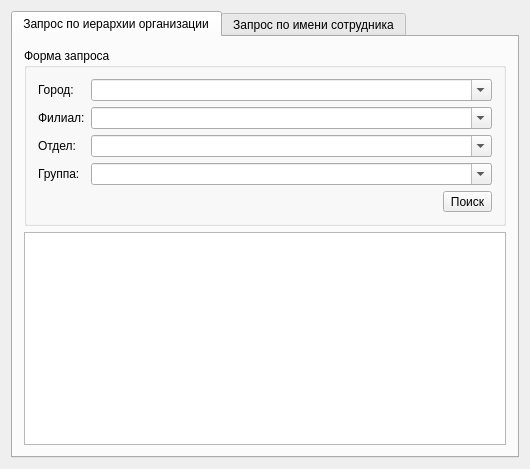
<?xml version="1.0" encoding="UTF-8"?>
<ui version="4.0">
 <class>Widget</class>
 <widget class="QWidget" name="Widget">
  <property name="windowModality">
   <enum>Qt::NonModal</enum>
  </property>
  <property name="geometry">
   <rect>
    <x>0</x>
    <y>0</y>
    <width>530</width>
    <height>469</height>
   </rect>
  </property>
  <property name="minimumSize">
   <size>
    <width>530</width>
    <height>400</height>
   </size>
  </property>
  <property name="windowTitle">
   <string>Лабораторная работа 4 - хеш-таблицы</string>
  </property>
  <layout class="QVBoxLayout" name="verticalLayout_3">
   <item>
    <widget class="QTabWidget" name="tabWidget">
     <property name="currentIndex">
      <number>0</number>
     </property>
     <widget class="QWidget" name="tab">
      <attribute name="title">
       <string>Запрос по иерархии организации</string>
      </attribute>
      <layout class="QVBoxLayout" name="verticalLayout_2">
       <item>
        <widget class="QGroupBox" name="requestform">
         <property name="title">
          <string>Форма запроса</string>
         </property>
         <layout class="QVBoxLayout" name="verticalLayout">
          <item>
           <layout class="QFormLayout" name="formLayout">
            <item row="1" column="1">
             <widget class="QComboBox" name="cityInput">
              <property name="toolTip">
               <string>Город</string>
              </property>
              <property name="editable">
               <bool>true</bool>
              </property>
              <property name="duplicatesEnabled">
               <bool>false</bool>
              </property>
              <property name="frame">
               <bool>true</bool>
              </property>
             </widget>
            </item>
            <item row="2" column="1">
             <widget class="QComboBox" name="branchInput">
              <property name="toolTip">
               <string>Филиал</string>
              </property>
              <property name="editable">
               <bool>true</bool>
              </property>
             </widget>
            </item>
            <item row="3" column="1">
             <widget class="QComboBox" name="departmentInput">
              <property name="toolTip">
               <string>Отдел</string>
              </property>
              <property name="editable">
               <bool>true</bool>
              </property>
             </widget>
            </item>
            <item row="4" column="1">
             <widget class="QComboBox" name="groupInput">
              <property name="toolTip">
               <string>Группа</string>
              </property>
              <property name="editable">
               <bool>true</bool>
              </property>
             </widget>
            </item>
            <item row="1" column="0">
             <widget class="QLabel" name="label">
              <property name="minimumSize">
               <size>
                <width>0</width>
                <height>0</height>
               </size>
              </property>
              <property name="text">
               <string>Город:</string>
              </property>
             </widget>
            </item>
            <item row="2" column="0">
             <widget class="QLabel" name="label_2">
              <property name="text">
               <string>Филиал:</string>
              </property>
             </widget>
            </item>
            <item row="3" column="0">
             <widget class="QLabel" name="label_3">
              <property name="text">
               <string>Отдел:</string>
              </property>
             </widget>
            </item>
            <item row="4" column="0">
             <widget class="QLabel" name="label_4">
              <property name="text">
               <string>Группа:</string>
              </property>
             </widget>
            </item>
           </layout>
          </item>
          <item>
           <layout class="QHBoxLayout" name="horizontalLayout">
            <item>
             <spacer name="horizontalSpacer">
              <property name="orientation">
               <enum>Qt::Horizontal</enum>
              </property>
              <property name="sizeHint" stdset="0">
               <size>
                <width>40</width>
                <height>20</height>
               </size>
              </property>
             </spacer>
            </item>
            <item>
             <widget class="QToolButton" name="searchFormData">
              <property name="text">
               <string>Поиск</string>
              </property>
              <property name="iconSize">
               <size>
                <width>28</width>
                <height>28</height>
               </size>
              </property>
              <property name="autoRepeat">
               <bool>false</bool>
              </property>
              <property name="toolButtonStyle">
               <enum>Qt::ToolButtonTextBesideIcon</enum>
              </property>
              <property name="arrowType">
               <enum>Qt::NoArrow</enum>
              </property>
             </widget>
            </item>
           </layout>
          </item>
         </layout>
        </widget>
       </item>
       <item>
        <widget class="QListWidget" name="listWidget">
         <property name="toolTip">
          <string>Для копирования текста кликните по элементу дважды</string>
         </property>
         <property name="editTriggers">
          <set>QAbstractItemView::NoEditTriggers</set>
         </property>
         <property name="defaultDropAction">
          <enum>Qt::CopyAction</enum>
         </property>
         <property name="movement">
          <enum>QListView::Static</enum>
         </property>
         <property name="spacing">
          <number>0</number>
         </property>
         <property name="sortingEnabled">
          <bool>true</bool>
         </property>
        </widget>
       </item>
      </layout>
     </widget>
     <widget class="QWidget" name="tab_2">
      <attribute name="title">
       <string>Запрос по имени сотрудника</string>
      </attribute>
      <layout class="QVBoxLayout" name="verticalLayout_5">
       <item>
        <widget class="QGroupBox" name="requestform_2">
         <property name="title">
          <string>Форма запроса</string>
         </property>
         <layout class="QVBoxLayout" name="verticalLayout_4">
          <item>
           <layout class="QHBoxLayout" name="horizontalLayout_3">
            <item>
             <widget class="QLabel" name="label_5">
              <property name="minimumSize">
               <size>
                <width>0</width>
                <height>0</height>
               </size>
              </property>
              <property name="maximumSize">
               <size>
                <width>140</width>
                <height>16777215</height>
               </size>
              </property>
              <property name="text">
               <string>Имя сотрудника:</string>
              </property>
             </widget>
            </item>
            <item>
             <widget class="QComboBox" name="nameInput">
              <property name="minimumSize">
               <size>
                <width>0</width>
                <height>0</height>
               </size>
              </property>
              <property name="editable">
               <bool>true</bool>
              </property>
             </widget>
            </item>
           </layout>
          </item>
          <item>
           <layout class="QHBoxLayout" name="horizontalLayout_2">
            <item>
             <widget class="QPushButton" name="writeButton">
              <property name="toolTip">
               <string>&lt;html&gt;&lt;head/&gt;&lt;body&gt;&lt;p&gt;Записать 10,000 имён сотрудников в файл.&lt;/p&gt;&lt;/body&gt;&lt;/html&gt;</string>
              </property>
              <property name="text">
               <string>Записать в файл</string>
              </property>
             </widget>
            </item>
            <item>
             <widget class="QPushButton" name="readButton">
              <property name="toolTip">
               <string>&lt;html&gt;&lt;head/&gt;&lt;body&gt;&lt;p&gt;Прочитать имена из файла и выполнить поиск этих имён в текущей базе сотрудников.&lt;/p&gt;&lt;/body&gt;&lt;/html&gt;</string>
              </property>
              <property name="text">
               <string>Прочитать из файла</string>
              </property>
             </widget>
            </item>
            <item>
             <spacer name="horizontalSpacer_2">
              <property name="orientation">
               <enum>Qt::Horizontal</enum>
              </property>
              <property name="sizeHint" stdset="0">
               <size>
                <width>40</width>
                <height>20</height>
               </size>
              </property>
             </spacer>
            </item>
            <item>
             <widget class="QToolButton" name="searchFormData_2">
              <property name="text">
               <string>Поиск</string>
              </property>
              <property name="iconSize">
               <size>
                <width>28</width>
                <height>28</height>
               </size>
              </property>
              <property name="autoRepeat">
               <bool>false</bool>
              </property>
              <property name="toolButtonStyle">
               <enum>Qt::ToolButtonTextBesideIcon</enum>
              </property>
              <property name="arrowType">
               <enum>Qt::NoArrow</enum>
              </property>
             </widget>
            </item>
           </layout>
          </item>
          <item>
           <widget class="QListWidget" name="listWidget_2">
            <property name="toolTip">
             <string>Для копирования текста кликните по элементу дважды</string>
            </property>
            <property name="sortingEnabled">
             <bool>false</bool>
            </property>
           </widget>
          </item>
         </layout>
        </widget>
       </item>
      </layout>
     </widget>
    </widget>
   </item>
  </layout>
 </widget>
 <layoutdefault spacing="6" margin="11"/>
 <resources/>
 <connections/>
</ui>
